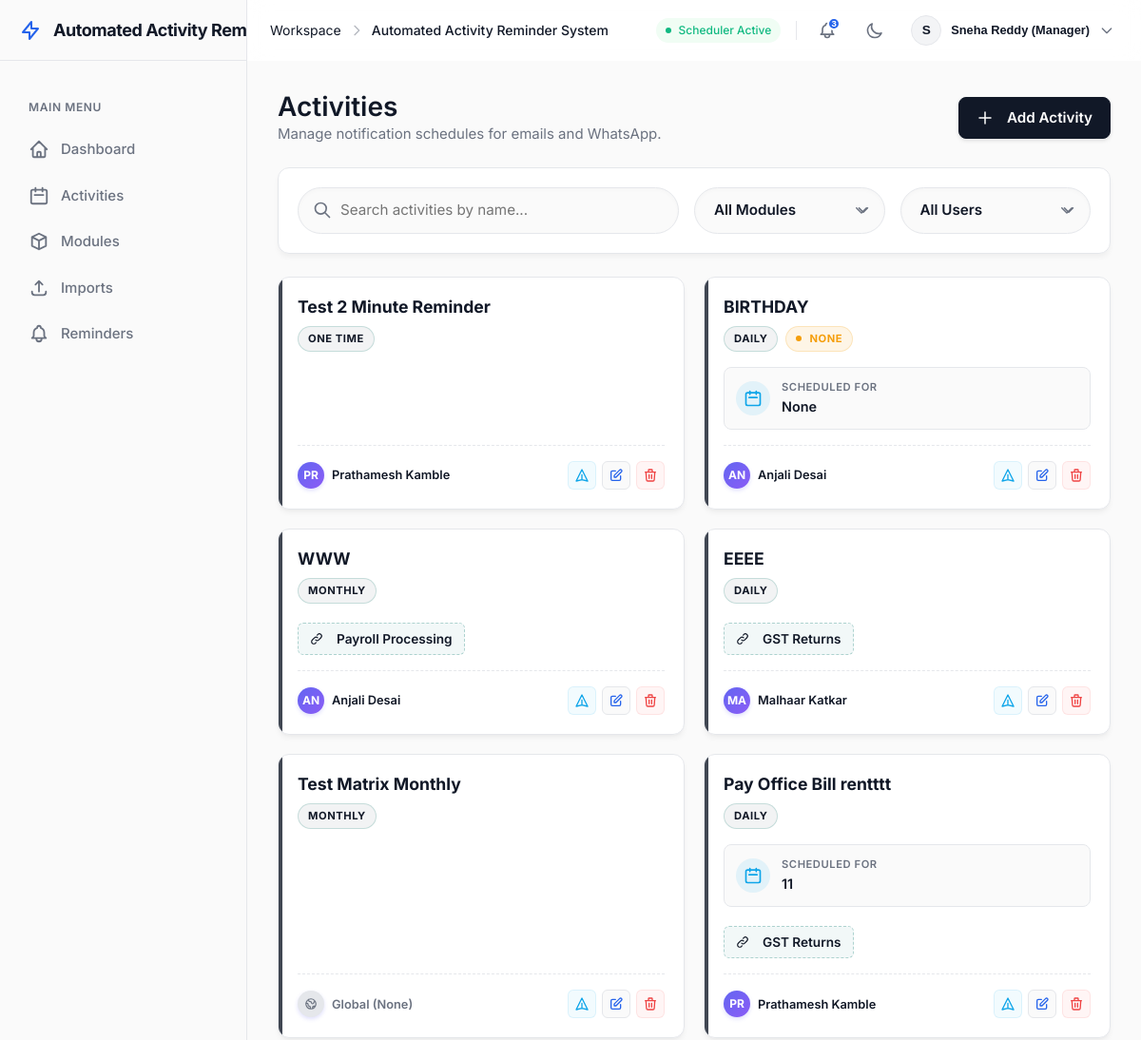
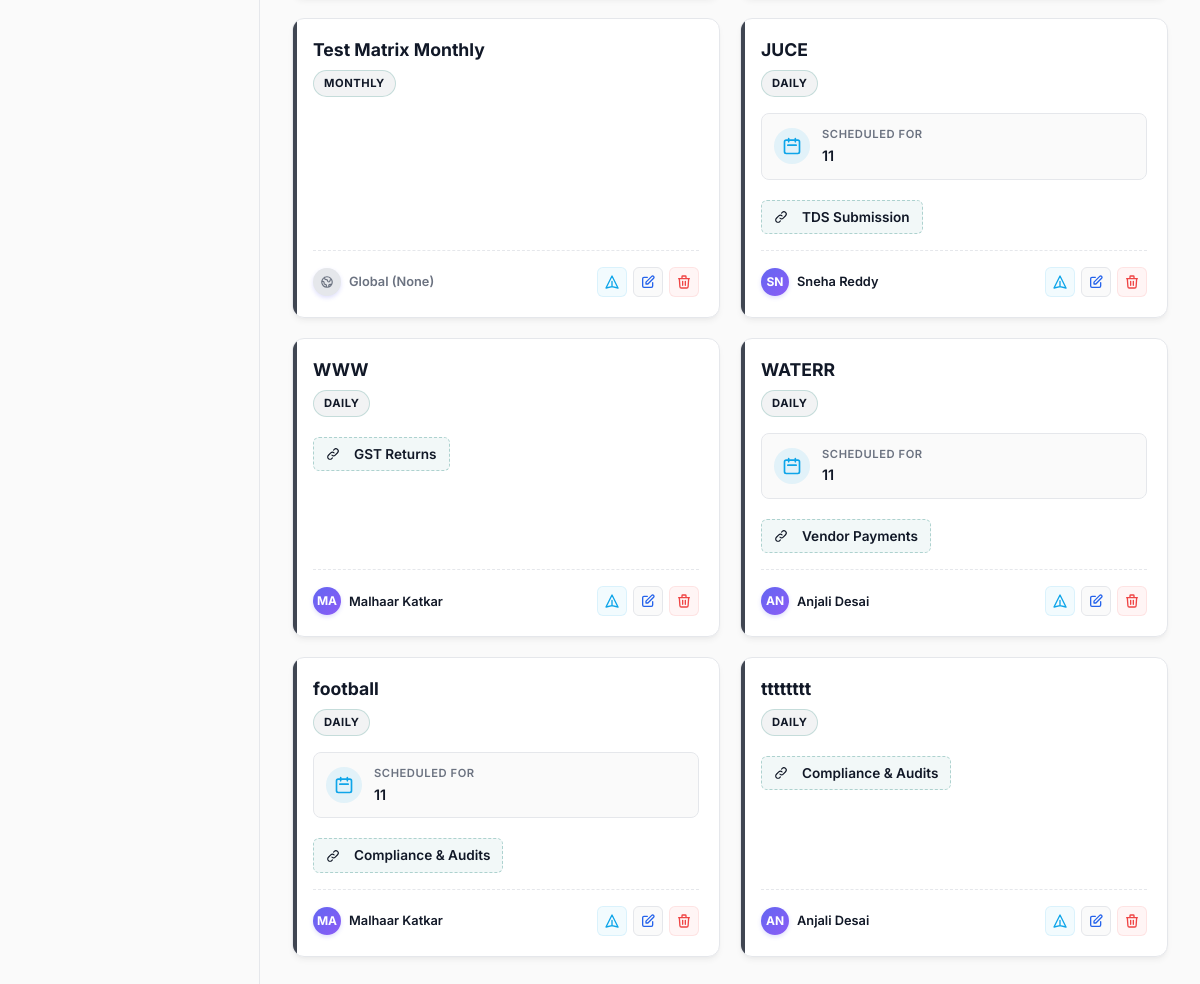
Before: /activities (signed in) with the older database file (2 pictures, top to bottom).
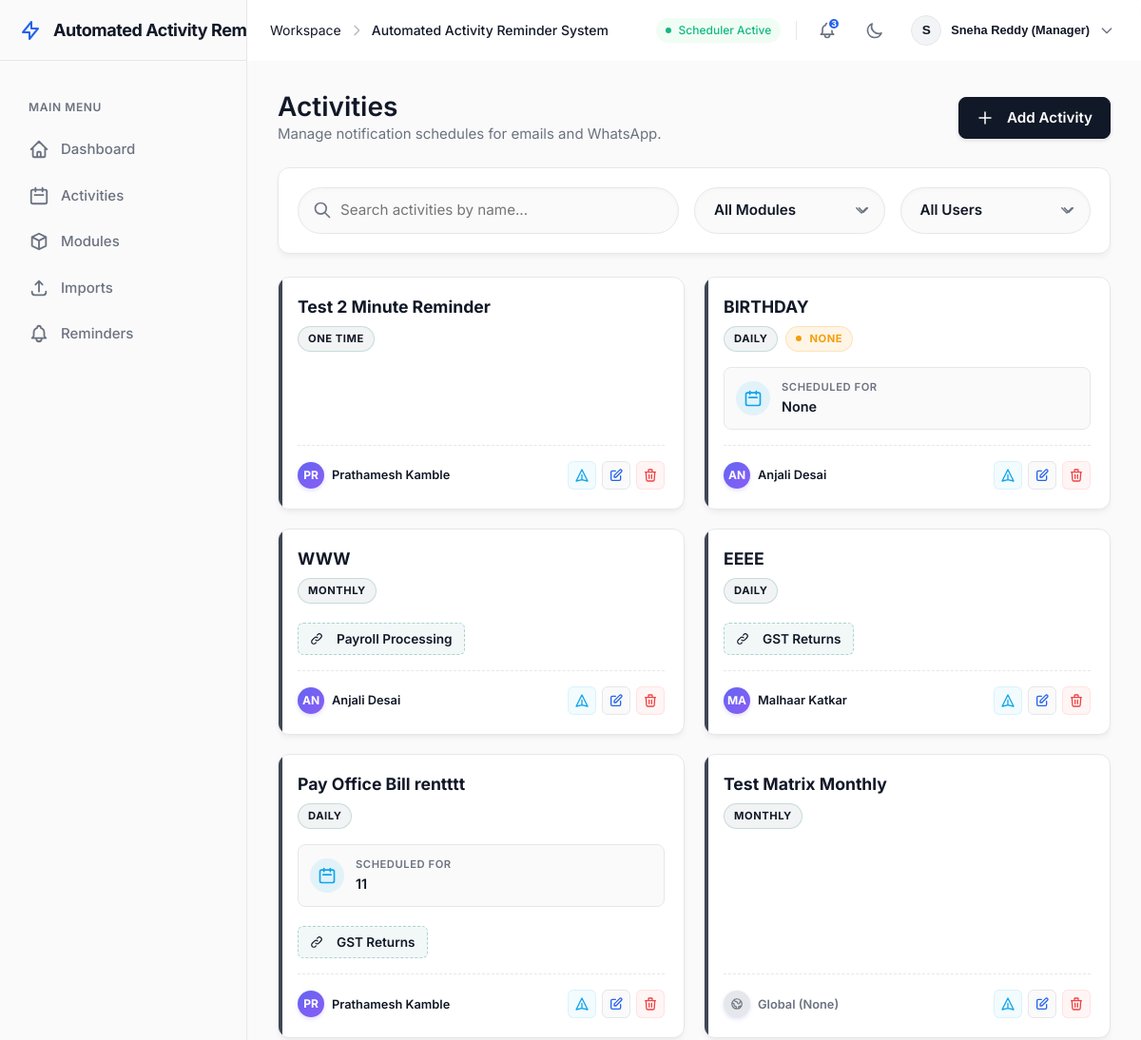
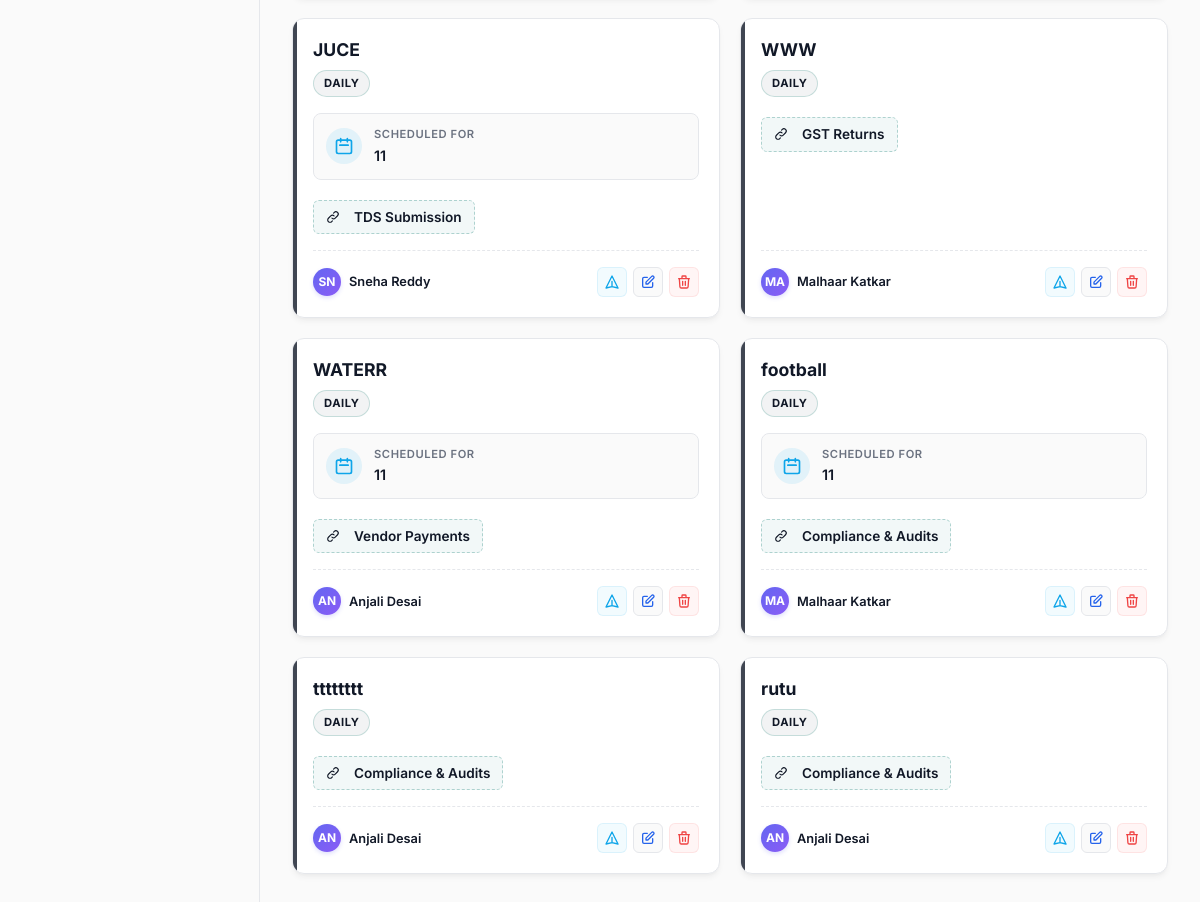
After: the same page with the newer database file (2 pictures, top to bottom).
### src/db/models.py (models this page shows)
class ActivityRecord(Base):
    __tablename__ = "activities"
    id = Column(Integer, primary_key=True)
    activity = Column(String(255), nullable=False)
    frequency = Column(String(50), nullable=False)
    date_value = Column(String(100), nullable=True)
    link = Column(String(255), nullable=True)
    status = Column(String(50), nullable=True)
    remark = Column(Text, nullable=True)
    timezone = Column(String(50), nullable=False, default="UTC")
    send_time = Column(String(5), nullable=False, default="09:00") # HH:MM
    day_of_week = Column(String(20), nullable=True) # e.g., 'Monday'
    day_of_month = Column(Integer, nullable=True) # 1-31
    month_of_year = Column(Integer, nullable=True) # 1-12
    year = Column(Integer, nullable=True) # e.g. 2026
    quarter_months = Column(String(50), nullable=True) # e.g., '1,4,7,10'
    start_date = Column(DateTime, nullable=True)
    end_date = Column(DateTime, nullable=True)
    last_run_at = Column(DateTime, nullable=True) # Stored in UTC
    next_run_at = Column(DateTime, nullable=True, index=True) # Stored in UTC
    date_handling_strategy = Column(String(20), nullable=False, default="exact") # 'exact', 'last_valid_day'
    missed_execution_strategy = Column(String(20), nullable=False, default="skip") # 'skip', 'send_immediate'
    email_subject_template = Column(String(255), nullable=True)
    email_body_template = Column(Text, nullable=True)
    linked_module_id = Column(Integer, ForeignKey("modules.id", ondelete="SET NULL"), nullable=True)
    assigned_user_id = Column(Integer, ForeignKey("users.id", ondelete="SET NULL"), nullable=True)
    sort_order = Column(Integer, nullable=False, default=0)
    is_active = Column(Boolean, nullable=False, default=True)
    email_enabled = Column(Boolean, nullable=False, default=True)
    whatsapp_enabled = Column(Boolean, nullable=False, default=True)
    created_at = Column(DateTime, nullable=False, default=datetime.utcnow)
    updated_at = Column(DateTime, nullable=False, default=datetime.utcnow, onupdate=datetime.utcnow)
    linked_module = relationship("Module", back_populates="activities")
    assigned_user = relationship("User", back_populates="activities")

class User(Base):
    __tablename__ = "users"
    id = Column(Integer, primary_key=True)
    username = Column(String(100), unique=True, nullable=False, index=True) # Kept for legacy compatibility if needed
    email = Column(String(255), unique=True, nullable=False, index=True)
    display_name = Column(String(150), nullable=False)
    password_hash = Column(String(255), nullable=False)
    role = Column(String(20), nullable=False, default="employee")
    is_active = Column(Boolean, nullable=False, default=True)
    email_verified = Column(Boolean, nullable=False, default=False)
    must_change_password = Column(Boolean, nullable=False, default=False)
    created_at = Column(DateTime, nullable=False, default=datetime.utcnow)
    password_reset_tokens = relationship("PasswordResetToken", back_populates="user", cascade="all, delete-orphan")
    email_verification_tokens = relationship("EmailVerificationToken", back_populates="user", cascade="all, delete-orphan")
    login_history = relationship("LoginHistory", back_populates="user", cascade="all, delete-orphan")
    activities = relationship("ActivityRecord", back_populates="assigned_user")

class Module(Base):
    __tablename__ = "modules"
    id = Column(Integer, primary_key=True)
    name = Column(String(255), nullable=False, index=True)
    source_sheet_name = Column(String(255), nullable=True)
    description = Column(Text, nullable=True)
    created_at = Column(DateTime, nullable=False, default=datetime.utcnow)
    fields = relationship("ModuleField", back_populates="module", cascade="all, delete-orphan")
    records = relationship("ModuleDataRecord", back_populates="module", cascade="all, delete-orphan")
    activities = relationship("ActivityRecord", back_populates="linked_module")

### src/web/app.py (the view)
@app.get("/activities", response_class=HTMLResponse)
def activities(
    request: Request,
    search: str = "",
    user_id: str = "",
    module_id: str = ""
) -> typing.Any:
    db = get_db()
    try:
        user = require_login(request, db)
        if isinstance(user, RedirectResponse):
            return user
        query = db.query(ActivityRecord).filter(ActivityRecord.is_active.is_(True))
        if search:
            query = query.filter(ActivityRecord.activity.ilike(f"%{search}%"))
        if user_id and user_id != "all":
            try:
                uid = int(user_id)
                query = query.filter(ActivityRecord.assigned_user_id == uid)
            except ValueError:
                pass
        if module_id and module_id != "all":
            try:
                mid = int(module_id)
                query = query.filter(ActivityRecord.linked_module_id == mid)
            except ValueError:
                pass
        rows = query.order_by(ActivityRecord.sort_order.asc(), ActivityRecord.id.asc()).all()
        modules = db.query(Module).order_by(Module.name.asc()).all()
        users = db.query(User).filter(User.is_active.is_(True)).order_by(User.display_name.asc()).all()
        return render(
            request,
            "activities.html",
            {
                "activities": rows,
                "modules": modules,
                "users": users,
                "search": search,
                "user_id": user_id,
                "module_id": module_id
            },
            user
        )
    finally:
        close_db(db)

### src/web/templates/activities.html (shortened to what the changed rows need)
{% extends "base.html" %}
{% block content %}
<section class="page-heading">
  <div>
    <h1>Activities</h1>
  </div>
</section>
<section class="panel" style="padding: 0; background: transparent; border: none; box-shadow: none;">
  <div id="activities-table-container" hx-get="/activities" hx-trigger="activityDeleted from:body" hx-select="#activities-table-container" hx-swap="outerHTML">
  <div class="activities-grid" id="activities-table">
    {% for item in activities %}
      <div class="activity-card activity-row" data-freq="{{ item.frequency|lower }}" data-search="{{ item.activity|lower }} {% if item.linked_module %}{{ item.linked_module.name|lower }}{% endif %}">
        <div class="card-header">
          <div style="display: flex; flex-direction: column;">
            <h3 class="card-title">{{ item.activity }}</h3>
            <div class="card-badges">
              <span class="freq-pill">{{ item.frequency }}</span>
              {% if item.status %}
                {% set is_done = (item.status|lower == 'done') %}
                <span class="status-pill {{ 'done' if is_done else 'pending' }}">
                  {% if not is_done %}
                    <span class="pulse" style="width:6px; height:6px; background-color: currentColor; margin-right:2px; border-radius: 50%; display: inline-block;"></span>
                  {% else %}
                    <svg width="12" height="12" fill="none" stroke="currentColor" stroke-width="3" viewBox="0 0 24 24"><path stroke-linecap="round" stroke-linejoin="round" d="M5 13l4 4L19 7"></path></svg>
                  {% endif %}
                  {{ item.status }}
                </span>
              {% endif %}
            </div>
          </div>
        </div>
        {% if item.date_value %}
        <div class="timeline-box">
          <div class="timeline-icon">
            <svg width="20" height="20" fill="none" stroke="currentColor" stroke-width="2" viewBox="0 0 24 24"><path stroke-linecap="round" stroke-linejoin="round" d="M8 7V3m8 4V3m-9 8h10M5 21h14a2 2 0 002-2V7a2 2 0 00-2-2H5a2 2 0 00-2 2v12a2 2 0 002 2z"></path></svg>
          </div>
          <div class="timeline-details">
            <span class="timeline-label">Scheduled For</span>
            <span class="timeline-date">{{ item.date_value }}</span>
          </div>
        </div>
        {% endif %}
        {% if item.linked_module %}
          <div style="margin-top: 4px;">
            <a href="/modules/{{ item.linked_module.id }}" class="button small ghost" style="padding: 6px 12px; background: rgba(15, 124, 112, 0.05); color: var(--primary); border: 1px dashed rgba(15, 124, 112, 0.3); border-radius: var(--radius-sm); width: fit-content; text-decoration: none; display: flex; align-items: center;">
              {{ item.linked_module.name }}
            </a>
          </div>
        {% endif %}
        <div class="card-footer">
          <div class="assigned-user">
            {% if item.assigned_user %}
              <div class="user-avatar" title="{{ item.assigned_user.display_name }}">
                {{ item.assigned_user.display_name[:2] }}
              </div>
              <span class="user-name">{{ item.assigned_user.display_name }}</span>
            {% else %}
              <div class="user-avatar global-avatar" title="Global Activity">
              </div>
              <span class="user-name" style="color: var(--text-muted);">Global (None)</span>
            {% endif %}
          </div>
          <div class="card-actions">
            {% if user.can_edit %}
              <form method="post" action="/activities/{{ item.id }}/send-reminder" style="margin: 0;">
                <button type="submit" class="button small ghost" style="padding: 6px; color: #0ea5e9; background: rgba(14, 165, 233, 0.05); border: 1px solid rgba(14, 165, 233, 0.1);" title="Send Reminder Now">
                  <svg width="16" height="16" fill="none" stroke="currentColor" stroke-width="2" viewBox="0 0 24 24"><path stroke-linecap="round" stroke-linejoin="round" d="M12 19l9 2-9-18-9 18 9-2zm0 0v-8"></path></svg>
                </button>
              </form>
              <a href="/activities/{{ item.id }}/edit" class="button small ghost" style="padding: 6px; background: var(--bg-app); border: 1px solid var(--border-color);" title="Edit Activity">
                <svg width="16" height="16" fill="none" stroke="currentColor" stroke-width="2" viewBox="0 0 24 24"><path stroke-linecap="round" stroke-linejoin="round" d="M11 5H6a2 2 0 00-2 2v11a2 2 0 002 2h11a2 2 0 002-2v-5m-1.414-9.414a2 2 0 112.828 2.828L11.828 15H9v-2.828l8.586-8.586z"></path></svg>
              </a>
              <button type="button" class="button small ghost" style="padding: 6px; color: #ef4444; background: rgba(239, 68, 68, 0.05); border: 1px solid rgba(239, 68, 68, 0.1);" title="Delete Activity" data-id="{{ item.id }}" data-activity="{{ item.activity | escape }}" onclick="openDeleteModal(this.dataset.id, this.dataset.activity)">
                <svg width="16" height="16" fill="none" stroke="currentColor" stroke-width="2" viewBox="0 0 24 24"><path stroke-linecap="round" stroke-linejoin="round" d="M19 7l-.867 12.142A2 2 0 0116.138 21H7.862a2 2 0 01-1.995-1.858L5 7m5 4v6m4-6v6m1-10V4a1 1 0 00-1-1h-4a1 1 0 00-1 1v3M4 7h16"></path></svg>
              </button>
            {% endif %}
          </div>
        </div>
      </div>
    {% endfor %}
  </div>
  </div>
</section>
{% endblock %}

Changed rows visible on the page:
no longer on this page (row edited): ActivityRecord: activity "Test Matrix Monthly", frequency "MONTHLY", shows "Global (None)"
added ActivityRecord: activity "rutu", frequency "DAILY", linked_module.name "Compliance & Audits", assigned_user "AN", assigned_user.display_name "Anjali Desai"
